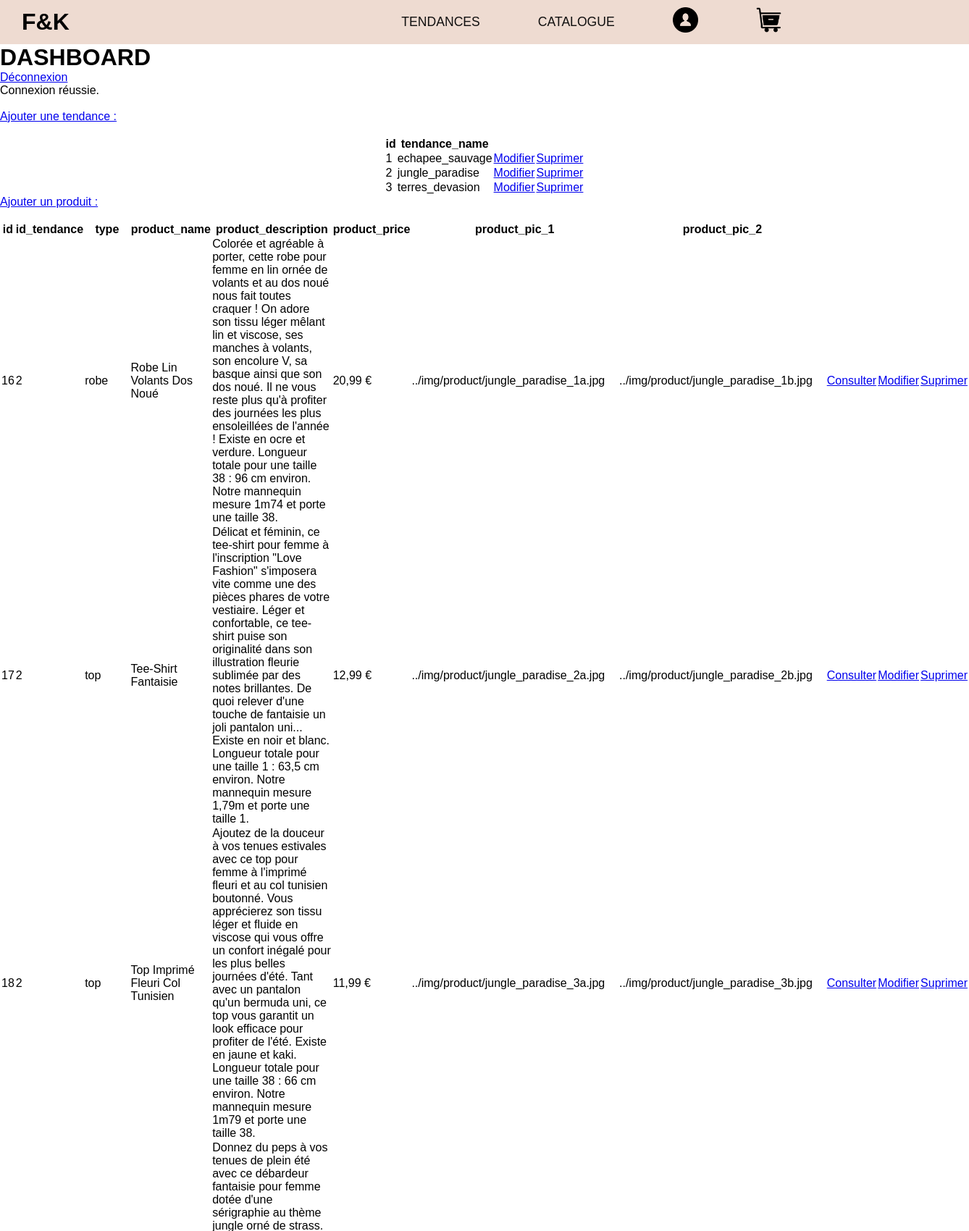
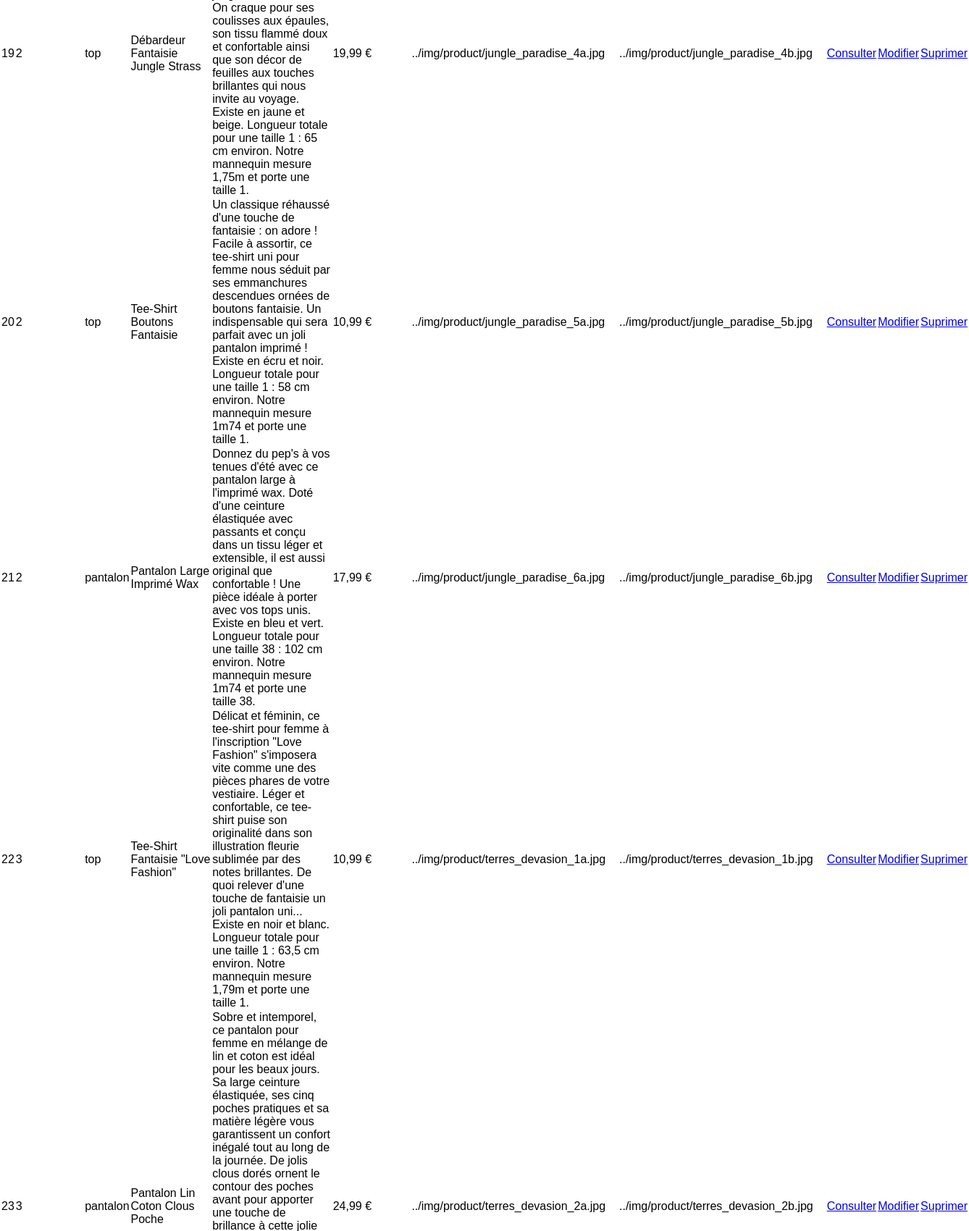
Page /admin_dashboard.php (signed in, upper part) on the committed database (2 pictures, top to bottom).
### tables this page shows
CREATE TABLE `tendance` (
  `id` int NOT NULL,
  `tendance_name` varchar(255) NOT NULL
);

CREATE TABLE `product` (
  `id` int NOT NULL,
  `id_tendance` int NOT NULL,
  `type` varchar(255) NOT NULL,
  `product_name` varchar(255) NOT NULL,
  `product_description` varchar(1000) NOT NULL,
  `product_price` varchar(255) NOT NULL,
  `product_pic_1` varchar(255) NOT NULL,
  `product_pic_2` varchar(255) NOT NULL
);

### src/admin_dashboard.php (the view, shortened to what this page needs)
<?php
require_once("connect.php");
$sql = "SELECT * FROM product";
$query = $db->prepare($sql);
$query->execute();
$product = $query->fetchAll(PDO::FETCH_ASSOC);
$sql = "SELECT * FROM tendance";
$query = $db->prepare($sql);
$query->execute();
$tendance = $query->fetchAll(PDO::FETCH_ASSOC);
?>
<!DOCTYPE html>
<html lang="fr">
<head>
    <link rel="stylesheet" href="style.css">
</head>
<?php
include './element/navbar.php';
?>
<h1>DASHBOARD</h1>
<a href="logout.php" class="logout-btn">Déconnexion</a>
<br>
<?php
if (!empty($_SESSION["message"])) {
    echo "<p>" . $_SESSION["message"] . "</p>";
}
?>
<br>
<table>
    <thead>
        <th>id</th>
        <th>tendance_name</th>
    </thead>
    <tbody>
        <?php
        foreach ($tendance as $tend) {
        ?>
            <tr>
                <td><?= $tend["id"] ?></td>
                <td><?= $tend["tendance_name"] ?></td>
                <td>
                    <a href="update_tendance.php?id=<?= $tend["id"] ?>">Modifier</a>
                </td>
                <td>
                    <a href="delete.php?id=<?= $tend["id"] ?>">Suprimer</a>
                </td>
            </tr>
        <?php
        }
        ?>
        <div>
            <a href="form_tendance.php" class="add-btn">Ajouter une tendance :</a>
            <br>
            <br>
        </div>
    </tbody>
</table>
<table>
    <thead>
        <th>id</th>
        <th>id_tendance</th>
        <th>type</th>
        <th>product_name</th>
        <th>product_description</th>
        <th>product_price</th>
        <th>product_pic_1</th>
        <th>product_pic_2</th>
    </thead>
    <tbody>
        <?php
        foreach ($product as $prod) {
        ?>
            <tr>
                <td><?= $prod["id"] ?></td>
                <td><?= $prod["id_tendance"] ?></td>
                <td><?= $prod["type"] ?></td>
                <td><?= $prod["product_name"] ?></td>
                <td><?= $prod["product_description"] ?></td>
                <td><?= $prod["product_price"] ?></td>
                <td><?= $prod["product_pic_1"] ?></td>
                <td><?= $prod["product_pic_2"] ?></td>
                <td>
                    <a href="user.php?id=<?= $prod["id"] ?>">Consulter</a>
                <td>
                    <a href="update.php?id=<?= $prod["id"] ?>">Modifier</a>
                </td>
                <td>
                    <a href="delete.php?id=<?= $prod["id"] ?>">Suprimer</a>
                </td>
            </tr>
        <?php
        }
        ?>
        <div>
            <a href="form.php" class="add-btn">Ajouter un produit :</a>
            <br>
            <br>
        </div>
    </tbody>
</table>
</body>
</html>

### src/style.css (style rules this page uses)
:root { --font-size: 1rem; }
* { box-sizing: border-box; outline: none; margin: 0 auto; padding: 0; }
html { scroll-behavior: smooth; }

### rows in the picture
tendance: id "1", tendance_name "echapee_sauvage"
tendance: id "2", tendance_name "jungle_paradise"
tendance: id "3", tendance_name "terres_devasion"
product: id "16", id_tendance "2", type "robe", product_name "Robe Lin Volants Dos Noué", product_description "Colorée et agréable à porter, cette robe pour femme en lin ornée de volants et au dos noué nous fait toutes craquer ! On adore son tissu léger mêlant lin et viscose, ses manches à volants, son encolure V, sa basque ainsi que son dos noué. Il ne vous reste plus qu'à profiter des journées les plus ensoleillées de l'année ! Existe en ocre et verdure. Longueur totale pour une taille 38 : 96 cm environ. Notre mannequin mesure 1m74 et porte une taille 38.", product_price "20,99 €", product_pic_1 "../img/product/jungle_paradise_1a.jpg", product_pic_2 "../img/product/jungle_paradise_1b.jpg"
product: id "17", id_tendance "2", type "top", product_name "Tee-Shirt Fantaisie", product_description "Délicat et féminin, ce tee-shirt pour femme à l'inscription \"Love Fashion\" s'imposera vite comme une des pièces phares de votre vestiaire. Léger et confortable, ce tee-shirt puise son originalité dans son illustration fleurie sublimée par des notes brillantes. De quoi relever d'une touche de fantaisie un joli pantalon uni... Existe en noir et blanc. Longueur totale pour une taille 1 : 63,5 cm environ. Notre mannequin mesure 1,79m et porte une taille 1.", product_price "12,99 €", product_pic_1 "../img/product/jungle_paradise_2a.jpg", product_pic_2 "../img/product/jungle_paradise_2b.jpg"
product: id "18", id_tendance "2", type "top", product_name "Top Imprimé Fleuri Col Tunisien", product_description "Ajoutez de la douceur à vos tenues estivales avec ce top pour femme à l'imprimé fleuri et au col tunisien boutonné. Vous apprécierez son tissu léger et fluide en viscose qui vous offre un confort inégalé pour les plus belles journées d'été. Tant avec un pantalon qu'un bermuda uni, ce top vous garantit un look efficace pour profiter de l'été. Existe en jaune et kaki. Longueur totale pour une taille 38 : 66 cm environ. Notre mannequin mesure 1m79 et porte une taille 38.", product_price "11,99 €", product_pic_1 "../img/product/jungle_paradise_3a.jpg", product_pic_2 "../img/product/jungle_paradise_3b.jpg"
product: id "19", id_tendance "2", type "top", product_name "Débardeur Fantaisie Jungle Strass", product_description "Donnez du peps à vos tenues de plein été avec ce débardeur fantaisie pour femme dotée d'une sérigraphie au thème jungle orné de strass. On craque pour ses coulisses aux épaules, son tissu flammé doux et confortable ainsi que son décor de feuilles aux touches brillantes qui nous invite au voyage. Existe en jaune et beige. Longueur totale pour une taille 1 : 65 cm environ. Notre mannequin mesure 1,75m et porte une taille 1.", product_price "19,99 €", product_pic_1 "../img/product/jungle_paradise_4a.jpg", product_pic_2 "../img/product/jungle_paradise_4b.jpg"
product: id "20", id_tendance "2", type "top", product_name "Tee-Shirt Boutons Fantaisie", product_description "Un classique réhaussé d'une touche de fantaisie : on adore ! Facile à assortir, ce tee-shirt uni pour femme nous séduit par ses emmanchures descendues ornées de boutons fantaisie. Un indispensable qui sera parfait avec un joli pantalon imprimé ! Existe en écru et noir. Longueur totale pour une taille 1 : 58 cm environ. Notre mannequin mesure 1m74 et porte une taille 1.", product_price "10,99 €", product_pic_1 "../img/product/jungle_paradise_5a.jpg", product_pic_2 "../img/product/jungle_paradise_5b.jpg"
product: id "21", id_tendance "2", type "pantalon", product_name "Pantalon Large Imprimé Wax", product_description "Donnez du pep's à vos tenues d'été avec ce pantalon large à l'imprimé wax. Doté d'une ceinture élastiquée avec passants et conçu dans un tissu léger et extensible, il est aussi original que confortable ! Une pièce idéale à porter avec vos tops unis. Existe en bleu et vert. Longueur totale pour une taille 38 : 102 cm environ. Notre mannequin mesure 1m74 et porte une taille 38.", product_price "17,99 €", product_pic_1 "../img/product/jungle_paradise_6a.jpg", product_pic_2 "../img/product/jungle_paradise_6b.jpg"
product: id "22", id_tendance "3", type "top", product_name "Tee-Shirt Fantaisie \"Love Fashion\"", product_description "Délicat et féminin, ce tee-shirt pour femme à l'inscription \"Love Fashion\" s'imposera vite comme une des pièces phares de votre vestiaire. Léger et confortable, ce tee-shirt puise son originalité dans son illustration fleurie sublimée par des notes brillantes. De quoi relever d'une touche de fantaisie un joli pantalon uni... Existe en noir et blanc. Longueur totale pour une taille 1 : 63,5 cm environ. Notre mannequin mesure 1,79m et porte une taille 1.", product_price "10,99 €", product_pic_1 "../img/product/terres_devasion_1a.jpg", product_pic_2 "../img/product/terres_devasion_1b.jpg"
product: id "23", id_tendance "3", type "pantalon", product_name "Pantalon Lin Coton Clous Poche", product_price "24,99 €", product_pic_1 "../img/product/terres_devasion_2a.jpg", product_pic_2 "../img/product/terres_devasion_2b.jpg"

### other values in the picture
$_SESSION["message"] "Connexion réussie."
